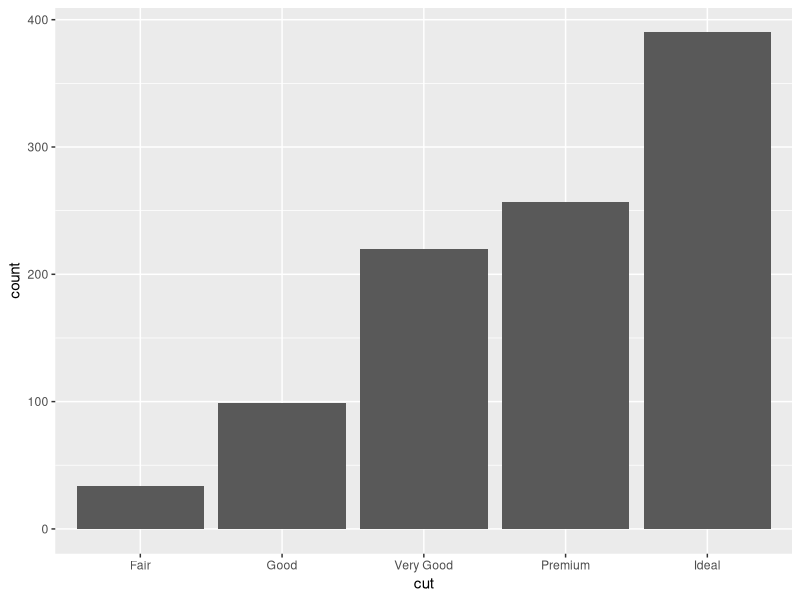
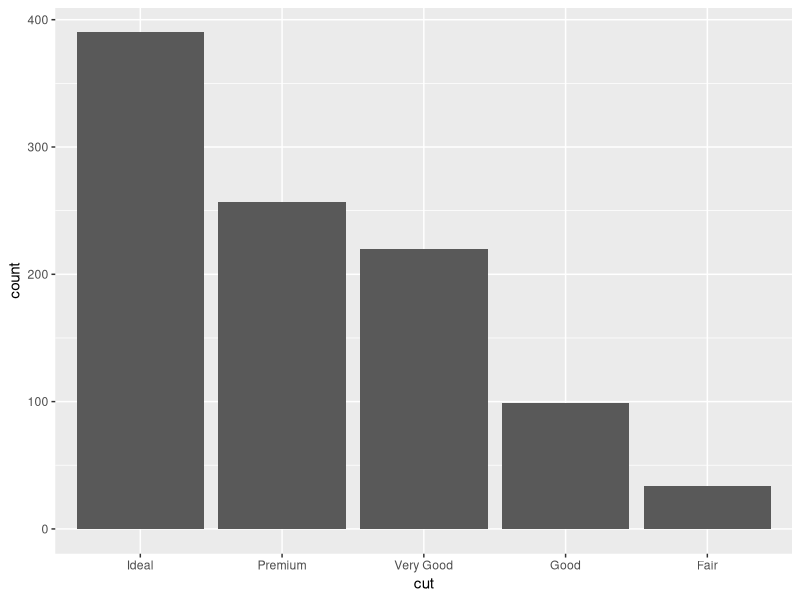
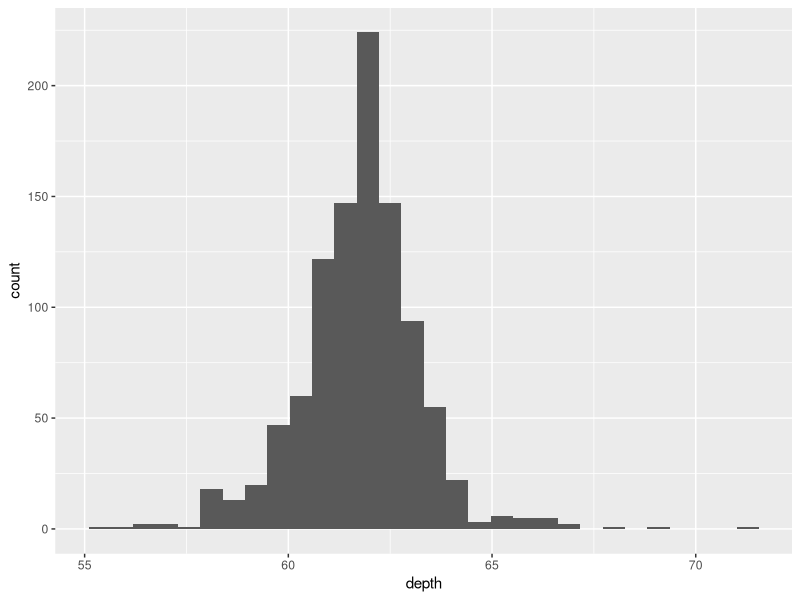
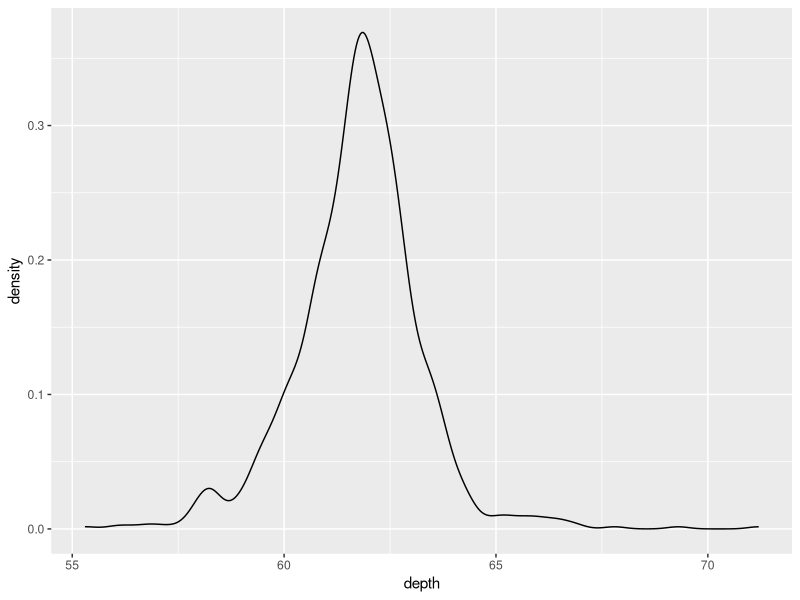
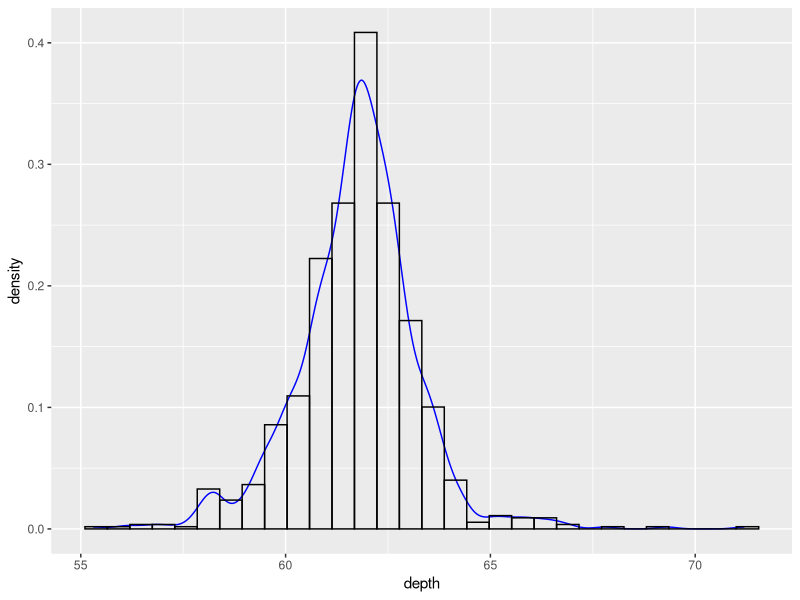
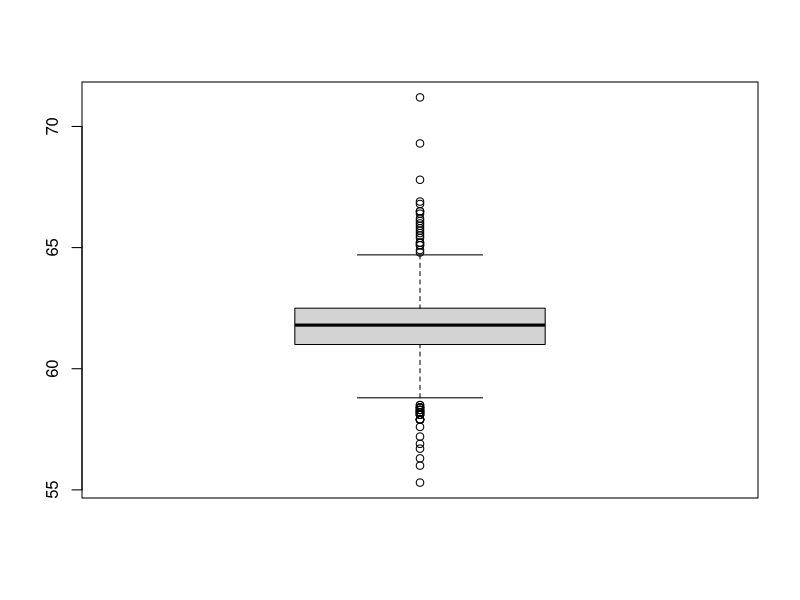
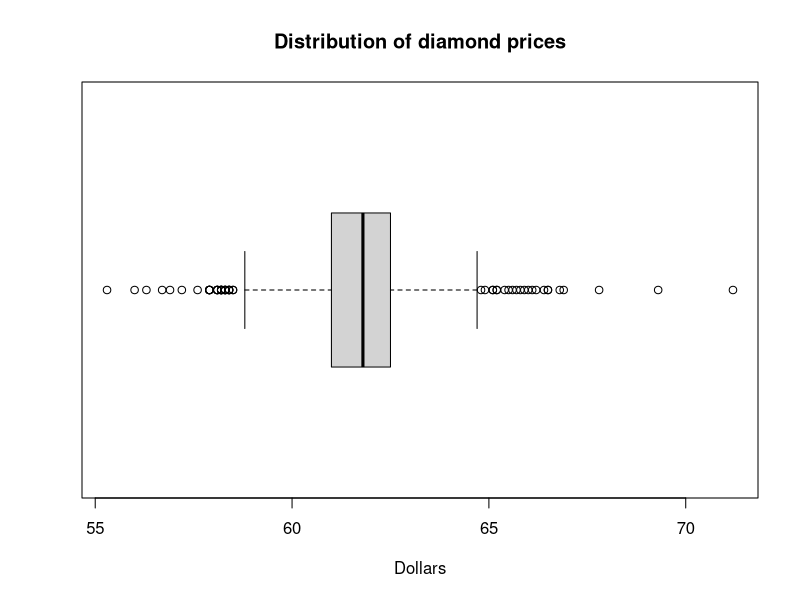
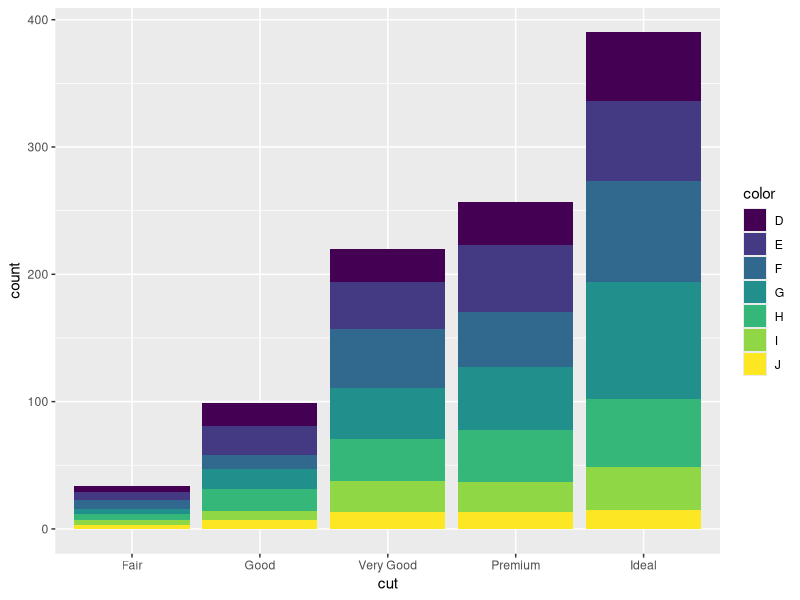

Write R code to recreate these figures, in order.
## ---- chunk 1
library(dplyr)
knitr::opts_chunk$set(warning=FALSE, message=FALSE, cache=TRUE) 
## ---- chunk 2
library(ggplot2)
data("diamonds")
set.seed(1410) # Make the sample reproducible
dsmall <- diamonds[sample(nrow(diamonds), 1000), ]
## ---- chunk 3
table(dsmall$cut)
## ---- chunk 4
ggplot(dsmall, aes(x=cut)) + geom_bar()
## ---- chunk 5
ggplot(dsmall, aes(x=forcats::fct_infreq(cut))) + geom_bar() + xlab("cut")
## ---- chunk 6
ggplot(dsmall, aes(x=depth)) + geom_histogram()
## ---- chunk 7
ggplot(dsmall, aes(x=depth)) + geom_density()
## ---- chunk 8
ggplot(dsmall, aes(x=depth)) + geom_density(col="blue") + 
  geom_histogram(aes(y=..density..), colour="black", fill=NA)
## ---- chunk 9
boxplot(dsmall$depth)
## ---- chunk 10
boxplot(dsmall$depth, horizontal = TRUE, main="Distribution of diamond prices", xlab="Dollars")
## ---- chunk 11
table(dsmall$cut, dsmall$color)
## ---- chunk 12
table(dsmall$cut, dsmall$color) %>% prop.table()
## ---- chunk 13
table(dsmall$cut, dsmall$color) %>% prop.table(margin=1) %>% round(3)
## ---- chunk 14
table(dsmall$cut, dsmall$color) %>% prop.table(margin=2) %>% round(3)
## ---- chunk 15
ggplot(dsmall, aes(x=cut, fill=color)) + geom_bar()
## ---- chunk 16
ggplot(dsmall, aes(x=cut, fill=color)) + geom_bar(position = "dodge")
## ---- chunk 17
ggplot(dsmall, aes(x=color, fill=cut)) + geom_bar(position = "dodge")
## ---- chunk 18
ggplot(dsmall, aes(x=carat, y=price)) + geom_point()
## ---- chunk 19
ggplot(dsmall, aes(x=carat, y=price)) + geom_point() + geom_smooth() 
## ---- chunk 20
ggplot(dsmall, aes(x=carat, y=price)) + geom_point() + 
  geom_smooth(se=FALSE, method="lm", color="blue") + 
  geom_smooth(se=FALSE, color="red")
## ---- chunk 21
ggplot(dsmall, aes(x=color, y=carat, fill=color)) + geom_boxplot()
## ---- chunk 22
ggplot(dsmall, aes(x=color, y=carat, fill=color)) +
        geom_violin(alpha=.1) + 
        geom_boxplot(alpha=.5, width=.2)
